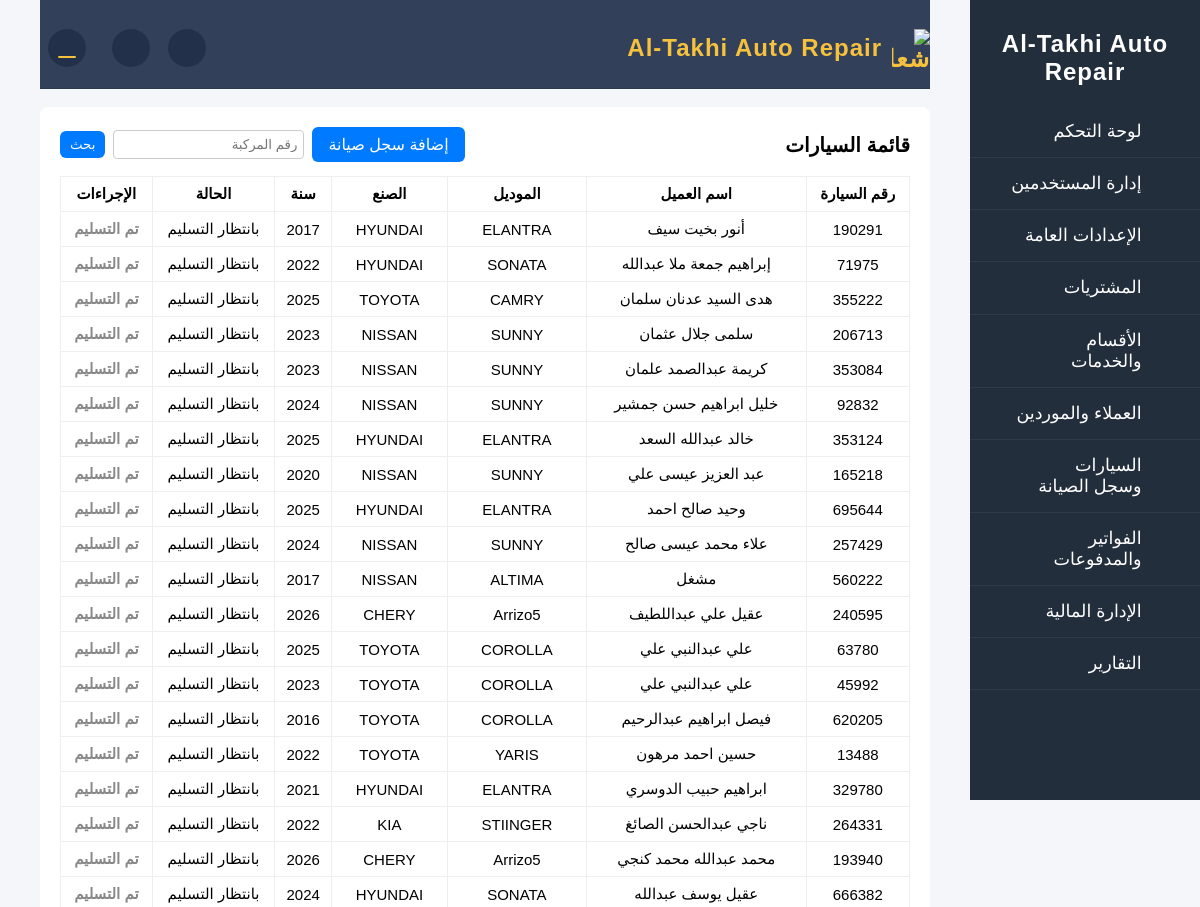
The page /cars/ (signed in, upper part) on the database as committed earlier.
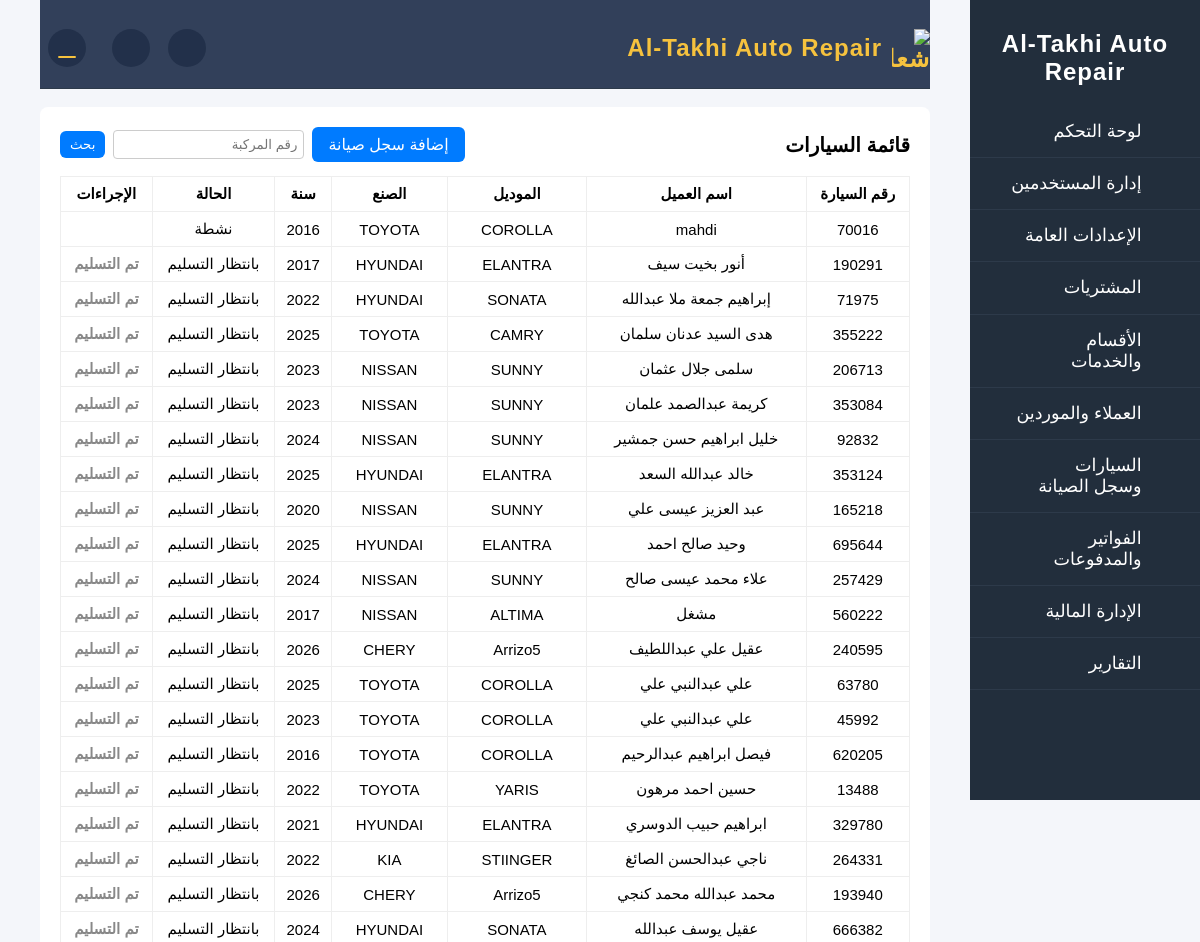
The same page on the database as committed later.
### cars/models.py (models this page shows, shortened)
class Car(models.Model):
    STATUS_CHOICES = [
        ("active", "نشطة"),  # السيارة تحت الصيانة
        ("ready", "بانتظار التسليم"),  # الصيانة انتهت
        ("pending_payment", "معلقة للدفع"),  # بانتظار الدفع
        ("sold", "مباعة"),  # تم التسليم النهائي
    ]
    FUEL_CHOICES = [
        ("gasoline", "بنزين"),
        ("diesel", "ديزل"),
        ("electric", "كهرباء"),
        ("hybrid", "هايبرد"),
    ]
    client = models.ForeignKey(
        "clients.Client", on_delete=models.CASCADE, related_name="cars"
    )
    plate_number = models.CharField(max_length=20, unique=True)
    brand = models.ForeignKey(
        CarBrand, on_delete=models.SET_NULL, null=True, blank=True, related_name="cars"
    )
    model = models.ForeignKey(
        CarModel, on_delete=models.SET_NULL, null=True, blank=True, related_name="cars"
    )
    year = models.PositiveIntegerField(blank=True, null=True)
    color = models.CharField(max_length=30, blank=True, null=True)
    fuel_type = models.CharField(
        max_length=10, choices=FUEL_CHOICES, default="gasoline"
    )
    vin_number = models.CharField(max_length=30, unique=True, blank=True, null=True)
    status = models.CharField(max_length=20, choices=STATUS_CHOICES, default="active")
    notes = models.TextField(blank=True, null=True)
    entry_date = models.DateTimeField(
        blank=True, null=True, verbose_name="تاريخ دخول الورشة"
    )
    last_visit = models.DateTimeField(blank=True, null=True)
    created_at = models.DateTimeField(auto_now_add=True)
    updated_at = models.DateTimeField(auto_now=True)
    @property
    def unpaid_invoice_id(self):
        if hasattr(self, "_unpaid_invoice_id"):
            return getattr(self, "_unpaid_invoice_id")
        unpaid_invoice = self.invoices.filter(paid=False).first()
        return unpaid_invoice.id if unpaid_invoice else None
    @unpaid_invoice_id.setter
    def unpaid_invoice_id(self, value):
        setattr(self, "_unpaid_invoice_id", value)

### clients/models.py (models this page shows, shortened)
class Client(models.Model):
    STATUS_CHOICES = [
        ("active", "نشط"),
        ("inactive", "معطل"),
    ]
    COMM_PREF_CHOICES = [
        ("email", "البريد الإلكتروني"),
        ("phone", "الهاتف"),
        ("sms", "رسائل قصيرة"),
    ]
    first_name = models.CharField(max_length=100)
    last_name = models.CharField(max_length=100, blank=True, null=True)
    phone_number = models.CharField(max_length=20)
    email = models.EmailField(blank=True, null=True)
    address = models.CharField(max_length=255, blank=True, null=True)
    customer_id = models.CharField(max_length=30, unique=True)
    status = models.CharField(max_length=10, choices=STATUS_CHOICES, default="active")
    notes = models.TextField(blank=True, null=True)
    communication_preference = models.CharField(
        max_length=10, choices=COMM_PREF_CHOICES, default="phone"
    )
    birth_date = models.DateField(blank=True, null=True)
    created_by = models.ForeignKey(
        "users.User",
        on_delete=models.SET_NULL,
        null=True,
        blank=True,
        related_name="added_clients",
    )
    created_at = models.DateTimeField("تاريخ الإضافة", null=True, blank=True)
    updated_at = models.DateTimeField(auto_now=True)

### cars/brand_models.py (models this page shows, shortened)
class CarModel(models.Model):
    brand = models.ForeignKey(CarBrand, on_delete=models.CASCADE, related_name="models")
    name = models.CharField(max_length=50)
    class Meta:
        unique_together = ("brand", "name")

class CarBrand(models.Model):
    name = models.CharField(max_length=50, unique=True)

### cars/views.py (the view)
# urls.py: path("cars/", views.cars_list, name="cars_list"),
@login_required
def cars_list(request):
    try:
        plate_number = request.GET.get("plate_number")
        status = request.GET.get("status")
        cars = Car.objects.all()
        if status:
            cars = cars.filter(status=status)
        if plate_number:
            cars = cars.filter(plate_number__icontains=plate_number)
        cars = list(cars.order_by("-created_at"))
        for car in cars:
            try:
                car.has_unpaid_invoice = car.invoices.filter(paid=False).exists()
            except Exception:
                car.has_unpaid_invoice = False
            try:
                unpaid = car.invoices.filter(paid=False).order_by('-id').first()
                car.unpaid_invoice_id = unpaid.id if unpaid else None
            except Exception:
                car.unpaid_invoice_id = None
            try:
                car.has_finished_maintenance = car.maintenance_records.filter(is_finished=True).exists()
            except Exception:
                car.has_finished_maintenance = False
            try:
                car.has_maintenance = car.maintenance_records.exists()
            except Exception:
                car.has_maintenance = False
        return render(request, "cars_list.html", {"cars": cars, "plate_number": plate_number})
    except Exception:
        return HttpResponse('<pre>' + traceback.format_exc() + '</pre>')

### templates/cars_list.html (shortened to what this page needs)
{% extends 'base.html' %}
{% block content %}
<div style="max-width:1100px;margin:18px auto;padding:20px;background:#fff;border-radius:8px;">
  <div style="display:flex;justify-content:space-between;align-items:center;gap:12px;margin-bottom:14px;">
    <h2 style="margin:0;font-size:20px;">قائمة السيارات</h2>
    <div style="display:flex;gap:8px;align-items:center">
      {% if cars|length == 1 %}
        <a href="/maintenance/add/?car_id={{ cars.0.id }}" class="cars-action-btn" style="background:#007bff;">إضافة سجل صيانة</a>
      {% else %}
        <a href="/maintenance/add/" class="cars-action-btn" style="background:#007bff;">إضافة سجل صيانة</a>
      {% endif %}
      <form method="get" style="display:flex;gap:8px;align-items:center;">
        <input name="plate_number" value="{{ plate_number|default:'' }}" placeholder="رقم المركبة" style="padding:6px;border:1px solid #ccc;border-radius:4px;">
        <button class="cars-action-btn" style="background:#007bff;padding:6px 10px;border:none;">بحث</button>
      </form>
    </div>
  </div>
  {% if cars and cars|length > 0 %}
    <div class="cars-table-responsive">
      <table class="cars-table desktop-table">
        <thead>
          <tr>
            <th>رقم السيارة</th>
            <th>اسم العميل</th>
            <th>الموديل</th>
            <th>الصنع</th>
            <th>سنة</th>
            <th>الحالة</th>
            <th>الإجراءات</th>
          </tr>
        </thead>
        <tbody>
          {% for car in cars %}
          <tr>
            <td>
              {% if car.status == 'pending_payment' and car.unpaid_invoice_id %}
                <a href="/invoices/pay/invoice/{{ car.unpaid_invoice_id }}/">{{ car.plate_number }}</a>
              {% else %}
                {{ car.plate_number }}
              {% endif %}
            </td>
            <td>{{ car.client.first_name }}{% if car.client.last_name %} {{ car.client.last_name }}{% endif %}</td>
            <td>{% if car.model %}{{ car.model.name }}{% else %}-{% endif %}</td>
            <td>{% if car.brand %}{{ car.brand.name }}{% else %}-{% endif %}</td>
            <td>{{ car.year }}</td>
            <td>
              {% if car.has_unpaid_invoice %} معلق للدفع
              {% elif car.has_finished_maintenance %} بانتظار التسليم
              {% else %} {{ car.get_status_display }}
              {% endif %}
            </td>
            <td>
              {% if car.status == 'sold' %}
                <span style="color:#888;font-weight:bold;">تم التسليم</span>
              {% endif %}
            </td>
          </tr>
          {% endfor %}
        </tbody>
      </table>
    </div>
  {% else %}
    <div style="padding:30px;text-align:center;color:#888;">لا توجد سيارات في هذا التصنيف.</div>
  {% endif %}
</div>
{% endblock %}

Rows that differ between the two databases and show on the page:
added Car: plate_number "70016", client.first_name "mahdi", model.name "COROLLA", brand.name "TOYOTA", year "2016", status "نشطة"
